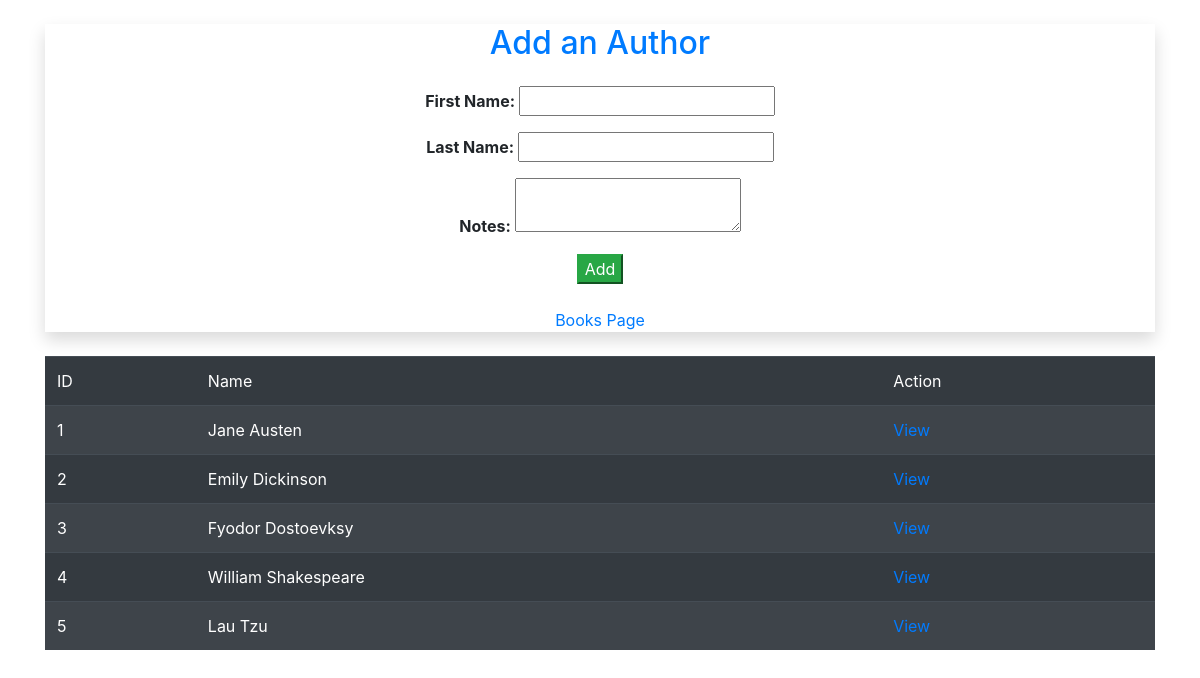
Screenshot of /authors/ with the database file from the repository.
### books_authors_app/models.py (models this page shows)
class Author(models.Model):
    first_name = models.CharField(max_length=45)
    last_name = models.CharField(max_length=45)
    notes = models.TextField(default="")
    books = models.ManyToManyField(Book, related_name="authors")

### books_authors_app/views.py (the view)
# urls.py: path('authors/', views.authors),
def authors(request):
    context = {
        "all_authors": Author.objects.all()
    }
    return render(request, "authors.html", context)

### books_authors_app/templates/authors.html (shortened to what this page needs)
<!DOCTYPE html>
<html>
<head>
    <link rel="stylesheet" href="https://stackpath.bootstrapcdn.com/bootstrap/4.3.1/css/bootstrap.min.css">
</head>
<body class="container mt-4">
    <div class="text-center shadow">
        <h2 class="text-primary m-4">Add an Author</h2>
        <form class="font-weight-bold" action='/add_author' method='post'>
            <p>First Name: <input type="text" name="fname"></p>
            <p>Last Name: <input type="text" name="lname"></p>
            <p>Notes: <textarea name="notes"></textarea></p>
            <input class="btn-success" type="submit" value="Add">
        </form>
        <div class="m-4"><a href="/">Books Page</a></div>
    </div>
    <div>
        <table class="table table-dark table-striped">
            <thead class="thead-light">
                <tr class="">
                    <td>ID</td>
                    <td>Name</td>
                    <td>Action</td>
                </tr>
            </thead>
            <tbody>
                {% for author in all_authors %}
                <tr>
                    <td>{{ author.id }}</td>
                    <td>{{ author.first_name }} {{ author.last_name }}</td>
                    <td><a href="/authors/{{ author.id }}">View</a></td>
                </tr>
                {% endfor %}
            </tbody>
        </table>
    </div>
</body>
</html>

### rows the page displays
Author: id "1", first_name "Jane", last_name "Austen"
Author: id "2", first_name "Emily", last_name "Dickinson"
Author: id "3", first_name "Fyodor", last_name "Dostoevksy"
Author: id "4", first_name "William", last_name "Shakespeare"
Author: id "5", first_name "Lau", last_name "Tzu"
